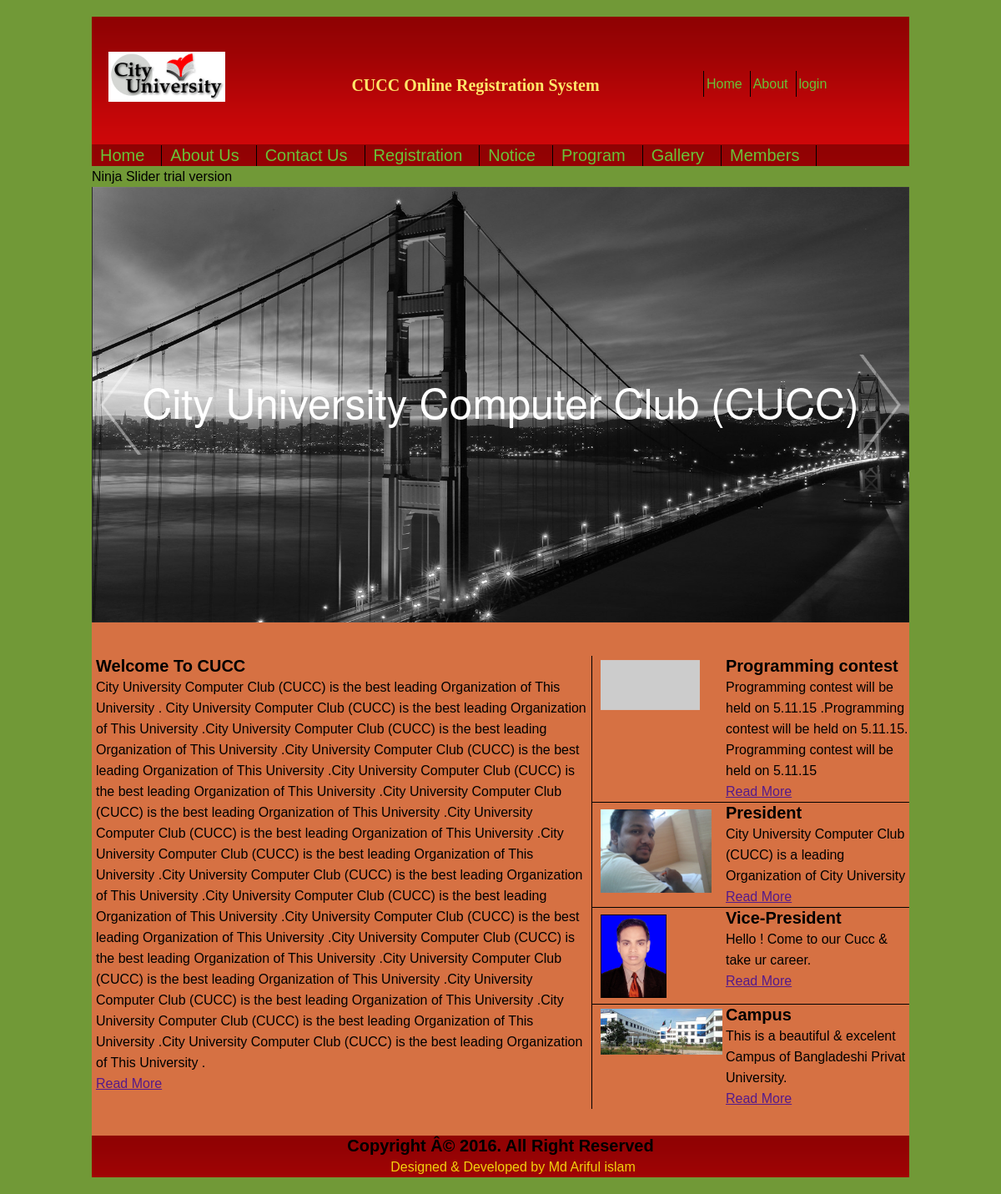
The page / on the database its author committed.
### tables this page shows
CREATE TABLE IF NOT EXISTS `tbl_post` (
  `post_id` int(11) NOT NULL,
  `post_title` varchar(255) NOT NULL,
  `post_description` text NOT NULL,
  `post_image` varchar(255) NOT NULL,
  `cat_name` varchar(255) NOT NULL,
  `post_date` varchar(255) NOT NULL,
  `year` varchar(4) NOT NULL,
  `month` varchar(2) NOT NULL,
  `post_timestamp` varchar(255) NOT NULL
);

CREATE TABLE IF NOT EXISTS `tbl_footer` (
  `id` int(11) NOT NULL,
  `description` text NOT NULL
);

### index.php (the view, shortened to what this page needs)
<!DOCTYPE html>
<html>
	<head>
		<link  rel="stylesheet" type="text/css" href="css/style.css" />
		<link href="slider/ninja-slider.css" rel="stylesheet" type="text/css" />
	</head>
	<body>
		<header>
			<div class="header_part">
				<div class="logo">
					<img src="images/citylogo.png" alt="logo">
				</div>
				<div class="welcome">
					<h2>CUCC Online Registration System</h2>
				</div>
				<div class="top_menubar">
					<div class="menubar">
						<ul>
							<li><a href="index.php">Home</a></li>
							<li><a href="about_us.php">About</a></li>
							<li><a href="login.php">login</a></li>
						</ul>
					</div>
				</div>
                 <div class="menu">
						<ul>
							<li><a href="index.php">Home</a></li>
							<li><a href="about_us.php">About Us</a></li>
							<li><a href="contact_us.php">Contact Us</a></li>
							<li><a href="registration.php">Registration</a></li>
							<li><a href="">Notice</a></li>
							<li><a href="">Program</a></li>
							<li><a href="">Gallery</a></li>
							<li><a href="members.php">Members</a></li>
						</ul>
					</div>
			</div>
		</header>
		<content>
			<div class="slider_part">
				<div id="ninja-slider">
					<ul>
						<li><a data-image="slider/img/1-s.jpg"><h3>City University Computer Club (CUCC)</h3></a></li>
					</ul>
				</div>
			</div>
			<div class="main_body">
				<div class="content_part">
					<div class="left_content">
					<?php
			include('config.php');
			$statement = $db->prepare("SELECT * FROM tbl_post WHERE cat_name='Home' ORDER BY post_id DESC");
						$statement->execute();
						$result = $statement->fetchAll(PDO::FETCH_ASSOC);
						foreach($result as $row)
						{
							?>
						<h2><?php echo $row['post_title'];?></h2>
						<p><?php echo $row['post_description'];?></p>
						<a href=""><p>Read More</p></a>
						<br> </br>
							<?php
						}
			?>
					</div>
					<div class="right_content">
					<div class="notice">
						<div class="photo">
							<img src="images/notice.png" alt="logo">
						</div>
						<div class="text_1">
						<?php
						include('config.php');
			$statement = $db->prepare("SELECT * FROM tbl_post WHERE cat_name='Notice' ORDER BY post_id DESC");
						$statement->execute();
						$result = $statement->fetchAll(PDO::FETCH_ASSOC);
						foreach($result as $row)
						{
							?>
								<h2><?php echo $row['post_title'];?></h2>
								<p><?php echo $row['post_description'];?></p>
								<a href=""><p>Read More</p></a>
												<?php
						}
			?>
					</div>
					</div>
					<div class="president">
							<?php
						include('config.php');
			$statement = $db->prepare("SELECT * FROM tbl_post WHERE cat_name='President' ORDER BY post_id DESC");
						$statement->execute();
						$result = $statement->fetchAll(PDO::FETCH_ASSOC);
						foreach($result as $row)
						{
							?>
						<div class="photo_1">
							<img src="uploads/<?php echo $row['post_image']; ?>" alt="logo">
						</div>
						<div class="text_1">
								<h2><?php echo $row['post_title'];?></h2>
								<p><?php echo $row['post_description'];?></p>
								<a href=""><p>Read More</p></a>
					</div>
														<?php
						}
			?>
					</div>
					<div class="vice_president">
							<?php
						include('config.php');
			$statement = $db->prepare("SELECT * FROM tbl_post WHERE cat_name='Vice-President' ORDER BY post_id DESC");
						$statement->execute();
						$result = $statement->fetchAll(PDO::FETCH_ASSOC);
						foreach($result as $row)
						{
							?>
						<div class="photo_1">
							<img src="uploads/<?php echo $row['post_image']; ?>" alt="logo">
						</div>
						<div class="text_1">
								<h2><?php echo $row['post_title'];?></h2>
								<p><?php echo $row['post_description'];?></p>
								<a href=""><p>Read More</p></a>
					</div>
														<?php
						}
			?>
					</div>
					<div class="campus">
							<?php
						include('config.php');
			$statement = $db->prepare("SELECT * FROM tbl_post WHERE cat_name='Campus' ORDER BY post_id DESC");
						$statement->execute();
						$result = $statement->fetchAll(PDO::FETCH_ASSOC);
						foreach($result as $row)
						{
							?>
						<div class="photo_2">
							<img src="uploads/<?php echo $row['post_image']; ?>" alt="logo">
						</div>
						<div class="text_1">
								<h2><?php echo $row['post_title'];?></h2>
								<p><?php echo $row['post_description'];?></p>
								<a href=""><p>Read More</p></a>
					</div>
														<?php
						}
			?>
					</div>
				</div>
			</div>
	     </div>
	    </content>
		<footer>
			<div class="footer_part">
						<?php
						include('config.php');
			$statement = $db->prepare("SELECT * FROM tbl_footer");
						$statement->execute();
						$result = $statement->fetchAll(PDO::FETCH_ASSOC);
						foreach($result as $row)
						{
							?>
				<div class="footer_text">
					<div class="footer_text1"><h2><?php echo $row['description'];?></h2></div>
					<div class="footer_text2"><a href="https://www.facebook.com/Md-Ariful-Islam-Arif-824663867603040/timeline/?ref=hl"><p>Designed & Developed by Md Ariful islam</p></a></div>
				</div>
															<?php
						}
			?>
			</div>
		</footer>
	</body>
</html>

### css/style.css (style rules this page uses)
* { margin:0px; padding:0px; }
body { font-family:'Time New Roman','arial'; font-size:16px; line-height:25px; display:block; background-color:#719937; }
header { width:980px; margin:0 auto; height:auto; background:url(../images/header1.png);margin-top:20px; }
.header_part { width:980px;margin:0 auto; overflow:hidden; }
.logo { width:160px;float:left; }
.logo img { height:60px; margin-top:42px;margin-left:20px; }
.welcome { width:500px;float:left; margin-top:50px; }
.welcome h2 { margin-top:20px;margin-left:100px;text-align:center; color:#FFE669;font-family:'InactiveCaption'; }
.top_menubar { width:320px; float:left; }
.menubar { width:250px; float:left; margin-left:50px; padding:20px; }
.menubar ul { list-style:none; }
.menubar ul li { float:left;padding:3px; margin:3px;margin-top:45px;border-left:1px solid;#8DD241; }
.menubar ul li a { color:#69C238; text-decoration:none; }
.menu ul { list-style:none; }
.menu ul li { float:left;font-size:20px;padding-right:20px;margin-top:35px;border-right:1px solid;#FFFFFF; }
.menu ul li a { color:#69C238; text-decoration:none;margin-left:10px; }
.slider_part { width:980px;margin:0 auto; }
.main_body { width:980px;margin:0 auto;background:#D67143; overflow:hidden; }
.content_part { width:980px; margin:0px auto; }
.left_content { width:590px; float:left; margin-top:40px;margin-left:5px; }
.right_content { width:380px; float:right;margin-top:40px;border-left:1px solid;#0E3080; }
.notice { width:380px; float:left;border-bottom:1px solid;#0E3080; }
.photo { width:145px;float:left;margin-top:5px;margin-left:10px; }
.photo img { height:60px; }
.text_1 { width:220px; float:right; }
.president { width:380px; float:left;border-bottom:1px solid;#0E3080; }
.photo_1 { width:145px;float:left;margin-top:8px;margin-left:10px; }
.photo_1 img { height:100px; }
.vice_president { width:380px; float:left;border-bottom:1px solid;#0E3080; }
.campus { width:380px; float:left; }
.photo_2 { width:145px;float:left;margin-top:5px;margin-left:10px; }
.photo_2 img { height:55px; }
h2 { font-size:20px; }
footer { width:980px;margin:0 auto; height:auto; background:url(../images/header1.png);margin-bottom:20px; }
.footer_part { width:980px;margin:0 auto; overflow:hidden; }
.footer_text { text-align:center; }
.footer_text2 { color:#F3D00D;margin-left:30px;text-decoration:none; }
.footer_text2 a { color:#F3D00D;text-decoration:none; }

### slider/ninja-slider.css (style rules this page uses)
#ninja-slider { width:100%; margin:0 auto; background:#222; }
#ninja-slider > ul { padding:0; margin:0; }
#ninja-slider li > div, #ninja-slider li > a { margin:0 auto; position: relative; display:block; box-shadow: 0 1px 5px rgba(0,0,0,.8),inset 0 0 1px rgba(255,255,255,.4); transition:none!important; }
#ninja-slider h3 { position:absolute;font-size:50px;width:100%;font-family:"Helvetica Neue", Helvetica, Arial;font-weight:lighter;top:20%;text-align:center;color:#FFF;padding-top:140px; }
#ninja-slider > ul { -webkit-backface-visibility: hidden; -webkit-perspective: 1000px; backface-visibility: hidden; perspective: 1000px; -webkit-tap-highlight-color: transparent; }
#ninja-slider { position: relative; overflow: hidden; padding:0; }
#ninja-slider > ul { overflow: hidden; position: relative; list-style:none; margin:0; }
#ninja-slider > ul > li { float: left; width: 100%; position: relative; list-style:none; padding:0;margin:0; }

### rows shown on the page
tbl_post: post_title "Welcome To CUCC", post_description "City University Computer Club (CUCC) is the best leading Organization of This University . City University Computer Club (CUCC) is the best leading Organization of This University .City University Computer Club (CUCC) is the best leading Organization of This University .City University Computer Club (CUCC) is the best leading Organization of This University .City University Computer Club (CUCC) is the best leading Organization of This University .City University Computer Club (CUCC) is the best leading Organization of This University .City University Computer Club (CUCC) is the best leading Organization of This University .City University Computer Club (CUCC) is the best leading…"
tbl_post: post_title "Programming contest", post_description "Programming contest will be held on 5.11.15 .Programming contest will be held on 5.11.15. Programming contest will be held on 5.11.15"
tbl_post: post_image (picture), post_title "President", post_description "City University Computer Club (CUCC) is a leading Organization of City University"
tbl_post: post_image (picture), post_title "Vice-President", post_description "Hello ! Come to our Cucc & take ur career."
tbl_post: post_image (picture), post_title "Campus", post_description "This is a beautiful & excelent Campus of Bangladeshi Privat University."
tbl_footer: description "Copyright Â© 2016. All Right Reserved"
